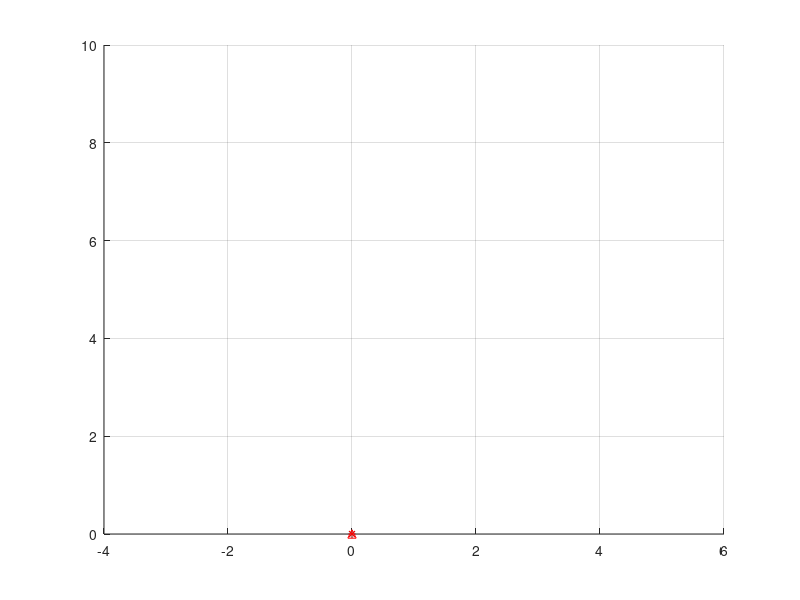

The MATLAB source for this figure:
function setupPlots()
    global plotHandleObject;
    figure(1); clf; hold on;
    plotHandleObject.globalMapHandle = plot(0, 0, 'k.');
    plotHandleObject.currentMapHandle = plot(0, 0, 'b.');
    plotHandleObject.globalOOIsHandle = plot(0, 0, 'c*');
    plotHandleObject.OOIsHandle = plot(0, 0, 'r*');
    plotHandleObject.RobotPositionHandle = plot(0, 0, 'r^');
    plotHandleObject.RobotHeadingHandle = quiver(0, 0, 0, 0, 'r');
    plotHandleObject.PositionHistory = plot(0, 0, 'g-');

    axis([-4, 6, 0, 10]); grid on;
    hold off;
end